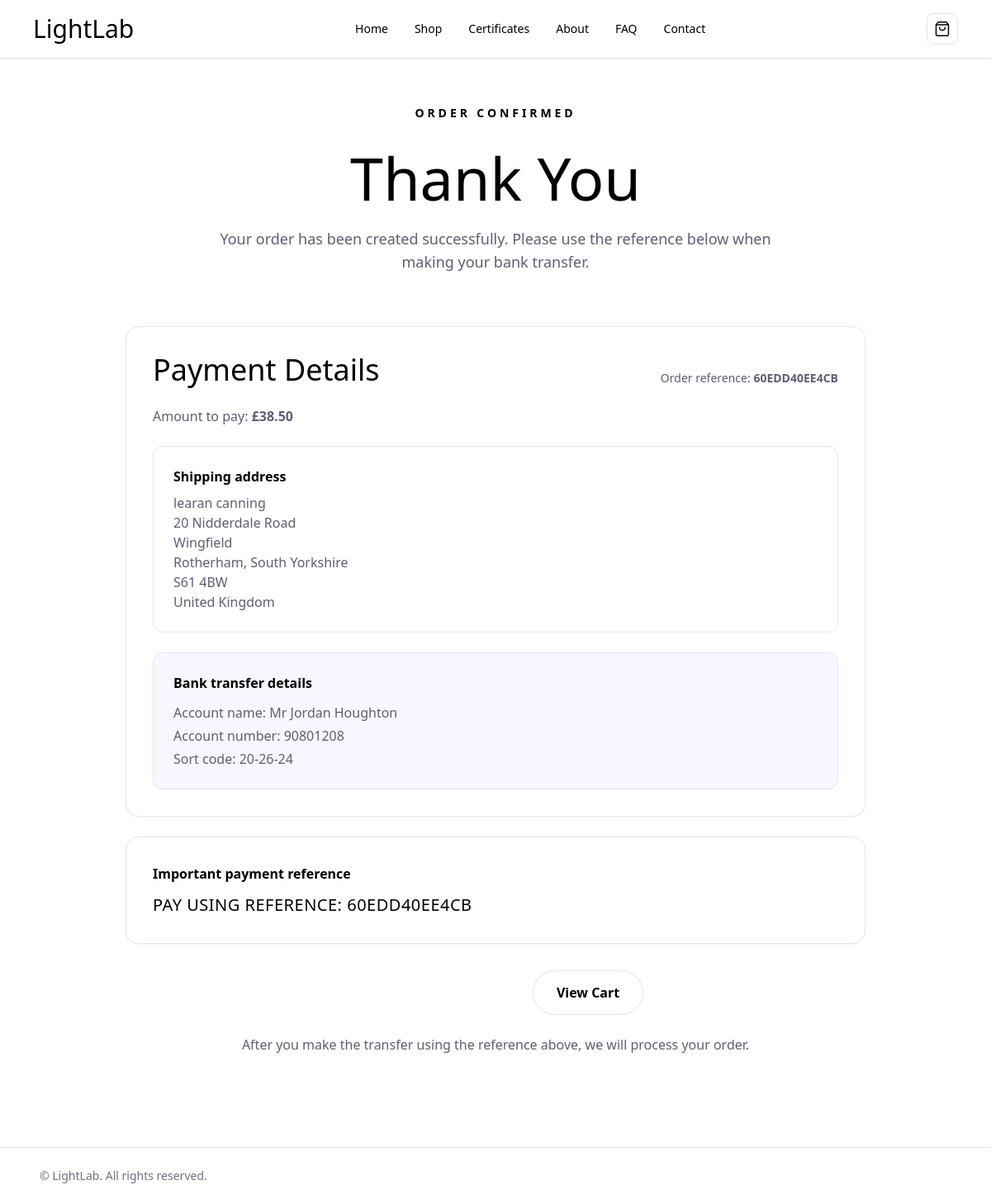
Page /checkout/60EDD40EE4CB/ on the committed database.
### shop/models.py (models this page shows, shortened)
class Order(models.Model):
    STATUS_PENDING = "pending"
    STATUS_PAID = "paid"
    STATUS_CANCELLED = "cancelled"
    STATUS_CHOICES = [
        (STATUS_PENDING, "Pending"),
        (STATUS_PAID, "Paid"),
        (STATUS_CANCELLED, "Cancelled"),
    ]
    reference = models.CharField(max_length=24, unique=True, default=_generate_reference, db_index=True)
    email = models.EmailField()
    name = models.CharField(max_length=200, blank=True)
    address_line_1 = models.CharField(max_length=255, blank=True, default="")
    address_line_2 = models.CharField(max_length=255, blank=True, default="")
    town_or_city = models.CharField(max_length=100, blank=True, default="")
    county = models.CharField(max_length=100, blank=True, default="")
    postcode = models.CharField(max_length=20, blank=True, default="")
    country = models.CharField(max_length=100, default="United Kingdom")
    total_amount = models.DecimalField(max_digits=10, decimal_places=2, default=Decimal("0.00"))
    status = models.CharField(max_length=12, choices=STATUS_CHOICES, default=STATUS_PENDING)
    created_at = models.DateTimeField(auto_now_add=True)

### shop/views.py (the view)
# urls.py: path("checkout/<str:reference>/", views.order_confirmation, name="order_confirmation"),
def order_confirmation(request, reference):
    try:
        order = Order.objects.get(reference=reference)
    except Order.DoesNotExist:
        messages.error(request, "Order not found.")
        return redirect("shop")
    bank = {
        "name": settings.BANK_ACCOUNT_NAME,
        "number": settings.BANK_ACCOUNT_NUMBER,
        "sort_code": settings.BANK_SORT_CODE,
    }
    return render(request, "order_confirmation.html", {"order": order, "bank": bank})

### templates/order_confirmation.html (shortened to what this page needs)
{% extends 'base.html' %}
{% block content %}
<section class="max-w-4xl mx-auto text-center mb-12 sm:mb-16">
  <p class="inline-flex items-center gap-2 px-4 py-2 rounded-full bg-llsoft text-llprimary text-xs sm:text-sm font-semibold tracking-[0.28em] uppercase">
    Order Confirmed
  </p>
  <h1 class="mt-6 text-5xl sm:text-6xl md:text-7xl font-heading leading-tight">
    Thank You
  </h1>
  <p class="mt-6 max-w-2xl mx-auto text-base sm:text-lg text-[#645c74]">
    Your order has been created successfully. Please use the reference below when making your bank transfer.
  </p>
</section>
<section class="max-w-4xl mx-auto space-y-6">
  <article class="bg-white border border-[#ece5f5] rounded-2xl p-6 sm:p-8 shadow-sm hover:shadow-md transition duration-200">
    <div class="flex flex-col sm:flex-row sm:items-end sm:justify-between gap-3 mb-6">
      <h2 class="font-heading text-3xl sm:text-4xl">Payment Details</h2>
      <p class="text-sm text-[#645c74]">
        Order reference: <strong class="text-lltext">{{ order.reference }}</strong>
      </p>
    </div>
    <p class="text-[#645c74]">
      Amount to pay: <strong class="text-lltext">£{{ order.total_amount }}</strong>
    </p>
    <div class="mt-6 p-5 sm:p-6 rounded-xl bg-white border border-[#ece5f5]">
      <h3 class="font-semibold text-lltext mb-2">Shipping address</h3>
      <div class="text-[#645c74]">
        <p>{{ order.name }}</p>
        <p>{{ order.address_line_1 }}</p>
        {% if order.address_line_2 %}<p>{{ order.address_line_2 }}</p>{% endif %}
        <p>{{ order.town_or_city }}{% if order.county %}, {{ order.county }}{% endif %}</p>
        <p>{{ order.postcode }}</p>
        <p>{{ order.country }}</p>
      </div>
    </div>
    <div class="mt-6 p-5 sm:p-6 rounded-xl bg-[#f9f6ff] border border-[#e8e0f2] hover:bg-[#f7f1ff] hover:border-[#dac9ef] transition duration-200">
      <h3 class="font-semibold text-lltext mb-3">Bank transfer details</h3>
      <div class="space-y-1 text-[#645c74]">
        <p>Account name: <span class="text-lltext">{{ bank.name }}</span></p>
        <p>Account number: <span class="text-lltext">{{ bank.number }}</span></p>
        <p>Sort code: <span class="text-lltext">{{ bank.sort_code }}</span></p>
      </div>
    </div>
  </article>
  <article class="bg-llsoft border border-[#e8e0f2] rounded-2xl p-6 sm:p-8 shadow-sm hover:shadow-md hover:border-[#d8c8ee] transition duration-200">
    <p class="font-semibold text-lltext">Important payment reference</p>
    <p class="mt-3 text-lg sm:text-xl tracking-wide text-lltext">
      PAY USING REFERENCE: {{ order.reference }}
    </p>
  </article>
  <div class="flex flex-col sm:flex-row gap-4 justify-center pt-2">
    <a href="/shop/" class="inline-flex items-center justify-center px-7 py-3.5 rounded-full bg-llprimary text-white font-semibold hover:bg-llprimaryDark transition duration-200">
    </a>
    <a href="/cart/" class="inline-flex items-center justify-center px-7 py-3.5 rounded-full border border-[#e8e0f2] text-lltext font-semibold hover:border-llprimary hover:text-llprimary transition duration-200">
      View Cart
    </a>
  </div>
  <p class="text-center text-[#645c74]">
    After you make the transfer using the reference above, we will process your order.
  </p>
</section>
{% endblock %}

### static/css/site.css (style rules this page uses)
html { scroll-behavior: smooth; }

### rows in the picture
Order: reference "60EDD40EE4CB", total_amount "38.50", name "learan canning", address_line_1 "20 Nidderdale Road", address_line_2 "Wingfield", town_or_city "Rotherham", county "South Yorkshire", postcode "S61 4BW", country "United Kingdom"

### other values in the picture
{{ bank.name }} "Mr Jordan Houghton"
{{ bank.number }} "90801208"
{{ bank.sort_code }} "20-26-24"
